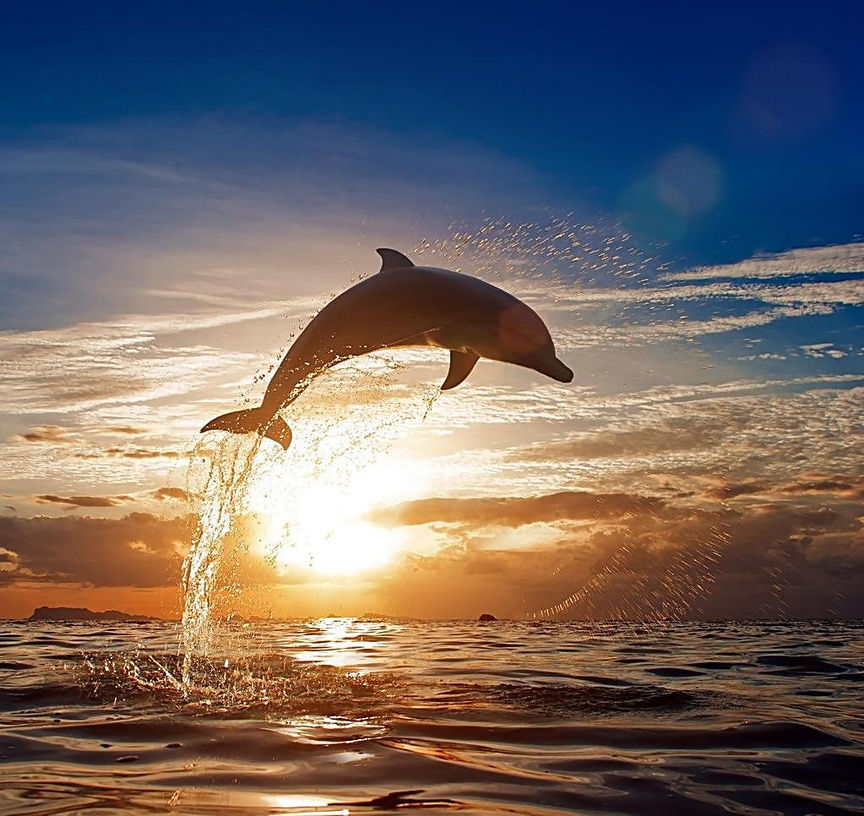
#> input picture learning/x.jpg, 864 x 816 px, shrunk from 1023 x 966 before the run
$ python 4_histogram.py   (older library calls are emulated)
#> lines starting #> are read from the running program, lines starting #| are printed output that depends on the picture
# 直方图均衡化操作后的灰度图

from PIL import Image
from numpy import *
from pylab import *
from matplotlib import pyplot
#from scipy.misc import *
from scipy.misc import toimage

# 定义直方图均衡化函数，这里传入的参数是灰度图像的数组和累积分布函数值
def histImageArr(im_arr, cdf):
    cdf_min = cdf[0]
    im_w = len(im_arr[0])
    im_h = len(im_arr)
    im_num = im_w*im_h
    color_list = []
    i=0

    # 通过累积分布函数计算灰度转换值
    while i<256:
        if i>len(cdf) - 1:
            color_list.append(color_list[i-1])
            break
        tmp_v = (cdf[i] - cdf_min)*255/(im_num-cdf_min)
        color_list.append(tmp_v)
        i += 1

    # 产生均衡化后的图像数据
    arr_im_hist = []
    for itemL in im_arr:
        tmp_line = []
        for item_p in itemL:
            tmp_line.append(color_list[item_p])
        arr_im_hist.append(tmp_line)

    return arr_im_hist

# 封装一下图像处理的函数,cdf是累积分布函数数值
def beautyImage(im_arr):
    imhist, bins = histogram(im_arr.flatten(), range(256))
    cdf = imhist.cumsum()

    return histImageArr(im_arr, cdf)


im_source = Image.open('x.jpg')
#> im_source is the input picture: PIL image 864x816 RGB; mean R, G, B 112.3, 102.2, 100.3

if True:
    im_source.show()

if True:
    # 灰度图像的转换
    im_gray = im_source.convert('L')
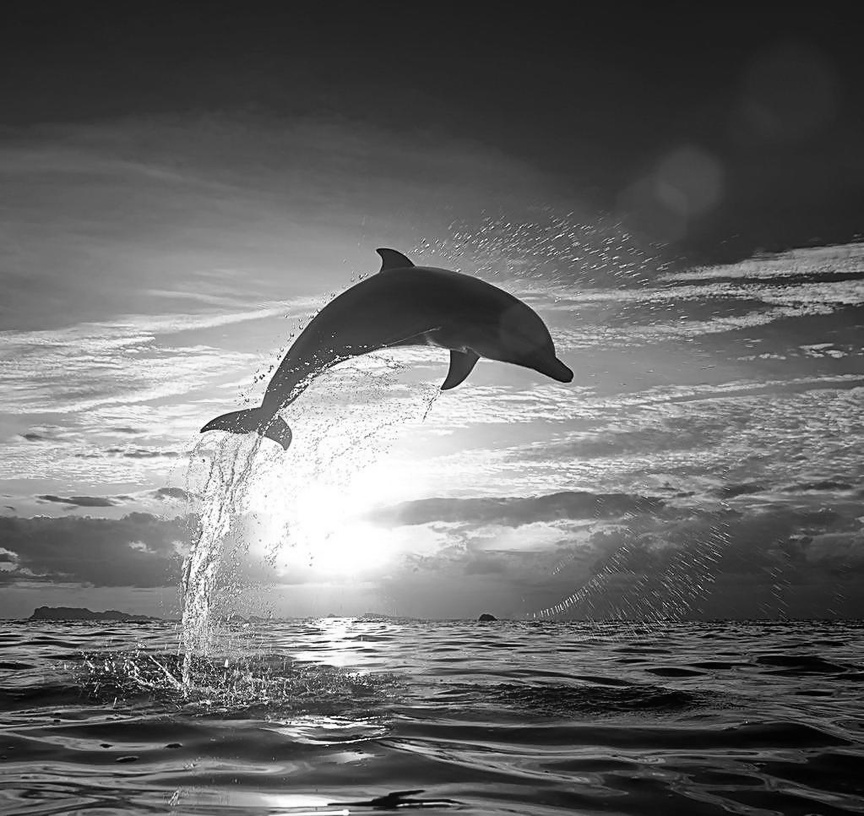
#> im_gray: PIL image 864x816 L; min 0, max 255, mean 105
    im_gray.show()

    arr_im_gray = array(im_gray)
    arr_im_gray_hist = beautyImage(arr_im_gray)
#> in beautyImage, `imhist, bins = histogram(im_arr.flatten(), range(256))`: imhist = 255 values, max 10217 at index 44, min 42 at index 0, mean 2764.8; bins = 256 values from 0 to 255
#> in beautyImage, `cdf = imhist.cumsum()`: cdf = 255 values from 42 to 705024
#> in histImageArr, `cdf_min = cdf[0]`: cdf_min = 42
#> in histImageArr, `im_w = len(im_arr[0])`: im_w = 864
#> in histImageArr, `im_h = len(im_arr)`: im_h = 816
#> in histImageArr, `im_num = im_w*im_h`: im_num = 705024
#> the loop in histImageArr, `while i<256:` made 256 passes
#> tmp_v on passes 1 to 3: 0, 0.0763, 0.241
#> after the loop in histImageArr, `while i<256:`: color_list = 256 values from 0 to 255; i = 255
#> after the loop in histImageArr, `for itemL in im_arr:`: arr_im_hist = 816 items
#> arr_im_gray_hist = 816 items
    figure()
    im_conver = toimage(arr_im_gray_hist, 255, 0, None, None, None, 'L')
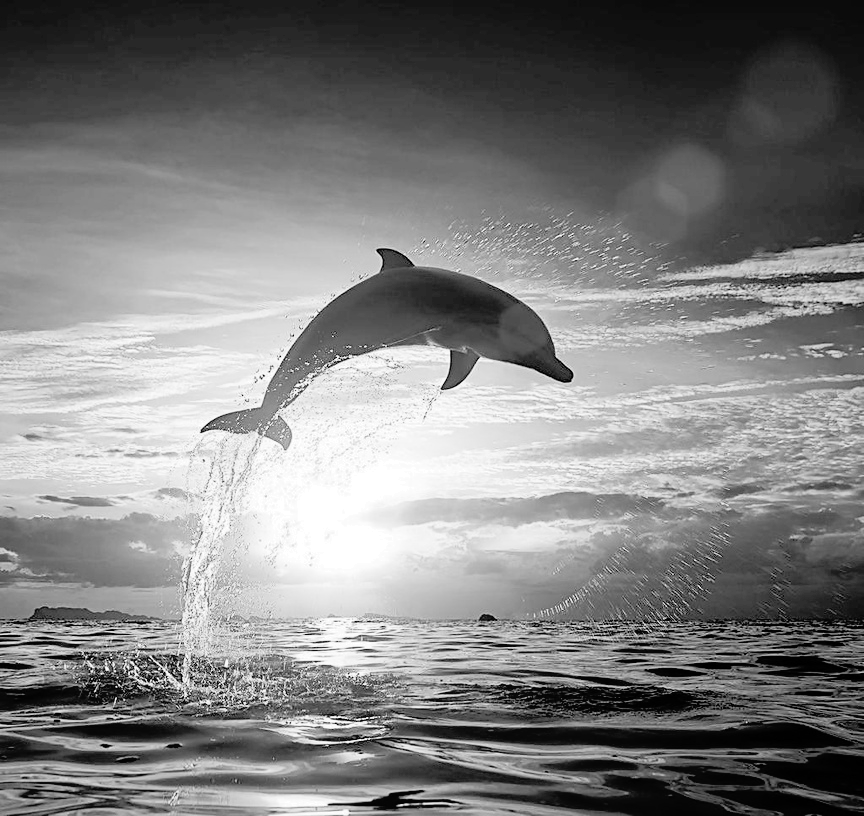
#> im_conver: PIL image 864x816 L; min 0, max 255, mean 128.2
    im_conver.show()

figure()
#> (the run stopped early here; a loop or call above may not have finished)

$ run again, with learning/1.jpg copied over learning/x.jpg
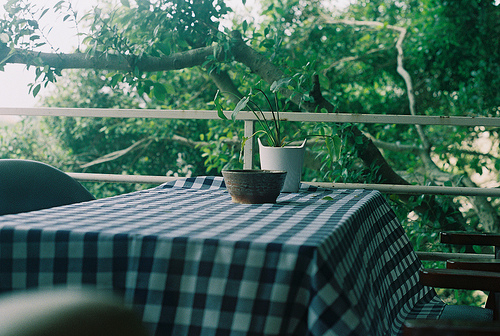
#> input picture learning/1.jpg, 500 x 336 px
#> im_source is the input picture: PIL image 500x336 RGB; mean R, G, B 69.2, 102.7, 90.6
#> `im_gray = im_source.convert('L')`:
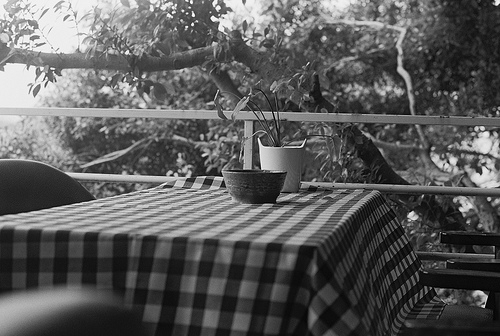
#> im_gray: PIL image 500x336 L; min 0, max 255, mean 91.3
#> imhist = 255 values, max 1660 at index 21, min 15 at index 252, mean 658.8; bins = 256 values from 0 to 255
#> cdf = 255 values from 30 to 168000
#> cdf_min = 30
#> im_w = 500
#> im_h = 336
#> im_num = 168000
#> the loop in histImageArr, `while i<256:` made 256 passes
#> tmp_v on passes 1 to 3: 0, 0.0881, 0.173
#> after the loop in histImageArr, `while i<256:`: color_list = 256 values from 0 to 255; i = 255
#> after the loop in histImageArr, `for itemL in im_arr:`: arr_im_hist = 336 items
#> `im_conver = toimage(arr_im_gray_hist, 255, 0, None, None, None, 'L')`:
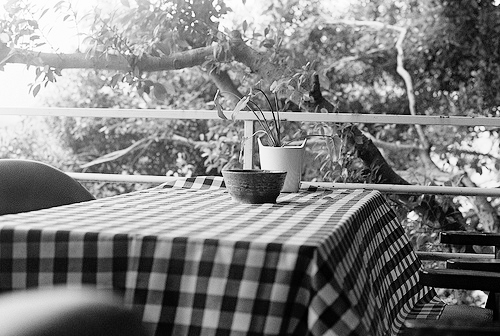
#> im_conver: PIL image 500x336 L; min 0, max 255, mean 128.2
